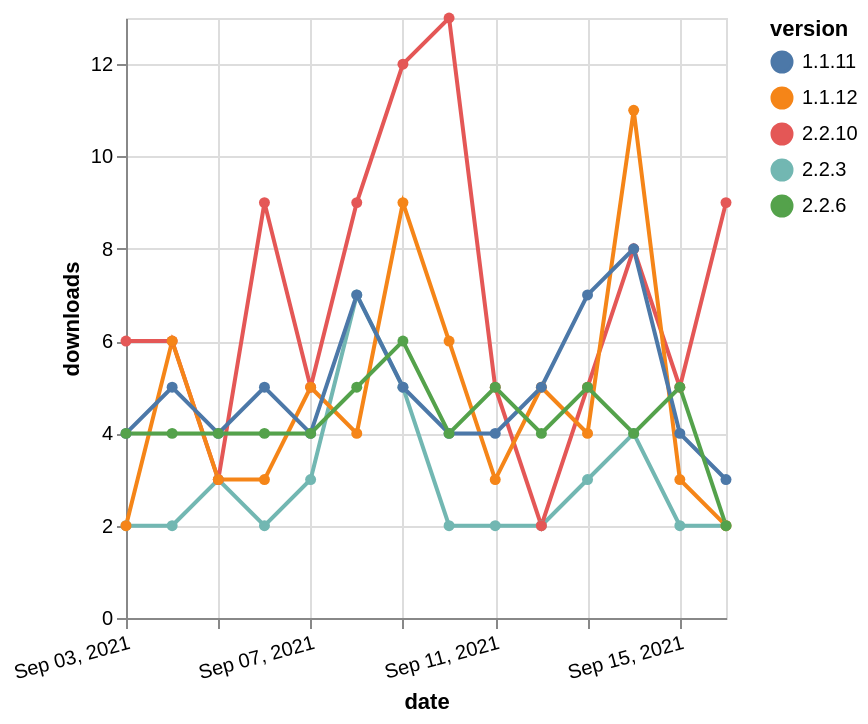

Express this chart as Vega-Lite.
### Vega-Lite specification from a JSON file in a GitHub repository (floating-point values rounded to 4 significant figures)
{"$schema": "https://vega.github.io/schema/vega-lite/v5.json", "description": "A simple bar chart with embedded data.", "data": {"values": [{"date": "2021-09-03", "total": 5687, "delta": 2, "version": "2.2.3"}, {"date": "2021-09-04", "total": 5689, "delta": 2, "version": "2.2.3"}, {"date": "2021-09-05", "total": 5692, "delta": 3, "version": "2.2.3"}, {"date": "2021-09-06", "total": 5694, "delta": 2, "version": "2.2.3"}, {"date": "2021-09-07", "total": 5697, "delta": 3, "version": "2.2.3"}, {"date": "2021-09-08", "total": 5704, "delta": 7, "version": "2.2.3"}, {"date": "2021-09-09", "total": 5709, "delta": 5, "version": "2.2.3"}, {"date": "2021-09-10", "total": 5711, "delta": 2, "version": "2.2.3"}, {"date": "2021-09-11", "total": 5713, "delta": 2, "version": "2.2.3"}, {"date": "2021-09-12", "total": 5715, "delta": 2, "version": "2.2.3"}, {"date": "2021-09-13", "total": 5718, "delta": 3, "version": "2.2.3"}, {"date": "2021-09-14", "total": 5722, "delta": 4, "version": "2.2.3"}, {"date": "2021-09-15", "total": 5724, "delta": 2, "version": "2.2.3"}, {"date": "2021-09-16", "total": 5726, "delta": 2, "version": "2.2.3"}, {"date": "2021-09-03", "total": 17445, "delta": 6, "version": "2.2.10"}, {"date": "2021-09-04", "total": 17451, "delta": 6, "version": "2.2.10"}, {"date": "2021-09-05", "total": 17454, "delta": 3, "version": "2.2.10"}, {"date": "2021-09-06", "total": 17463, "delta": 9, "version": "2.2.10"}, {"date": "2021-09-07", "total": 17468, "delta": 5, "version": "2.2.10"}, {"date": "2021-09-08", "total": 17477, "delta": 9, "version": "2.2.10"}, {"date": "2021-09-09", "total": 17489, "delta": 12, "version": "2.2.10"}, {"date": "2021-09-10", "total": 17502, "delta": 13, "version": "2.2.10"}, {"date": "2021-09-11", "total": 17507, "delta": 5, "version": "2.2.10"}, {"date": "2021-09-12", "total": 17509, "delta": 2, "version": "2.2.10"}, {"date": "2021-09-13", "total": 17514, "delta": 5, "version": "2.2.10"}, {"date": "2021-09-14", "total": 17522, "delta": 8, "version": "2.2.10"}, {"date": "2021-09-15", "total": 17527, "delta": 5, "version": "2.2.10"}, {"date": "2021-09-16", "total": 17536, "delta": 9, "version": "2.2.10"}, {"date": "2021-09-03", "total": 16529, "delta": 2, "version": "1.1.12"}, {"date": "2021-09-04", "total": 16535, "delta": 6, "version": "1.1.12"}, {"date": "2021-09-05", "total": 16538, "delta": 3, "version": "1.1.12"}, {"date": "2021-09-06", "total": 16541, "delta": 3, "version": "1.1.12"}, {"date": "2021-09-07", "total": 16546, "delta": 5, "version": "1.1.12"}, {"date": "2021-09-08", "total": 16550, "delta": 4, "version": "1.1.12"}, {"date": "2021-09-09", "total": 16559, "delta": 9, "version": "1.1.12"}, {"date": "2021-09-10", "total": 16565, "delta": 6, "version": "1.1.12"}, {"date": "2021-09-11", "total": 16568, "delta": 3, "version": "1.1.12"}, {"date": "2021-09-12", "total": 16573, "delta": 5, "version": "1.1.12"}, {"date": "2021-09-13", "total": 16577, "delta": 4, "version": "1.1.12"}, {"date": "2021-09-14", "total": 16588, "delta": 11, "version": "1.1.12"}, {"date": "2021-09-15", "total": 16591, "delta": 3, "version": "1.1.12"}, {"date": "2021-09-16", "total": 16593, "delta": 2, "version": "1.1.12"}, {"date": "2021-09-03", "total": 23729, "delta": 4, "version": "1.1.11"}, {"date": "2021-09-04", "total": 23734, "delta": 5, "version": "1.1.11"}, {"date": "2021-09-05", "total": 23738, "delta": 4, "version": "1.1.11"}, {"date": "2021-09-06", "total": 23743, "delta": 5, "version": "1.1.11"}, {"date": "2021-09-07", "total": 23747, "delta": 4, "version": "1.1.11"}, {"date": "2021-09-08", "total": 23754, "delta": 7, "version": "1.1.11"}, {"date": "2021-09-09", "total": 23759, "delta": 5, "version": "1.1.11"}, {"date": "2021-09-10", "total": 23763, "delta": 4, "version": "1.1.11"}, {"date": "2021-09-11", "total": 23767, "delta": 4, "version": "1.1.11"}, {"date": "2021-09-12", "total": 23772, "delta": 5, "version": "1.1.11"}, {"date": "2021-09-13", "total": 23779, "delta": 7, "version": "1.1.11"}, {"date": "2021-09-14", "total": 23787, "delta": 8, "version": "1.1.11"}, {"date": "2021-09-15", "total": 23791, "delta": 4, "version": "1.1.11"}, {"date": "2021-09-16", "total": 23794, "delta": 3, "version": "1.1.11"}, {"date": "2021-09-03", "total": 13307, "delta": 4, "version": "2.2.6"}, {"date": "2021-09-04", "total": 13311, "delta": 4, "version": "2.2.6"}, {"date": "2021-09-05", "total": 13315, "delta": 4, "version": "2.2.6"}, {"date": "2021-09-06", "total": 13319, "delta": 4, "version": "2.2.6"}, {"date": "2021-09-07", "total": 13323, "delta": 4, "version": "2.2.6"}, {"date": "2021-09-08", "total": 13328, "delta": 5, "version": "2.2.6"}, {"date": "2021-09-09", "total": 13334, "delta": 6, "version": "2.2.6"}, {"date": "2021-09-10", "total": 13338, "delta": 4, "version": "2.2.6"}, {"date": "2021-09-11", "total": 13343, "delta": 5, "version": "2.2.6"}, {"date": "2021-09-12", "total": 13347, "delta": 4, "version": "2.2.6"}, {"date": "2021-09-13", "total": 13352, "delta": 5, "version": "2.2.6"}, {"date": "2021-09-14", "total": 13356, "delta": 4, "version": "2.2.6"}, {"date": "2021-09-15", "total": 13361, "delta": 5, "version": "2.2.6"}, {"date": "2021-09-16", "total": 13363, "delta": 2, "version": "2.2.6"}]}, "width": "container", "mark": {"type": "line", "point": {"filled": true}}, "encoding": {"x": {"field": "date", "type": "temporal", "timeUnit": "yearmonthdate", "title": "date", "axis": {"labelAngle": -15}}, "y": {"field": "delta", "type": "quantitative", "title": "downloads"}, "color": {"field": "version", "type": "nominal"}, "tooltip": {"field": "delta"}}}
